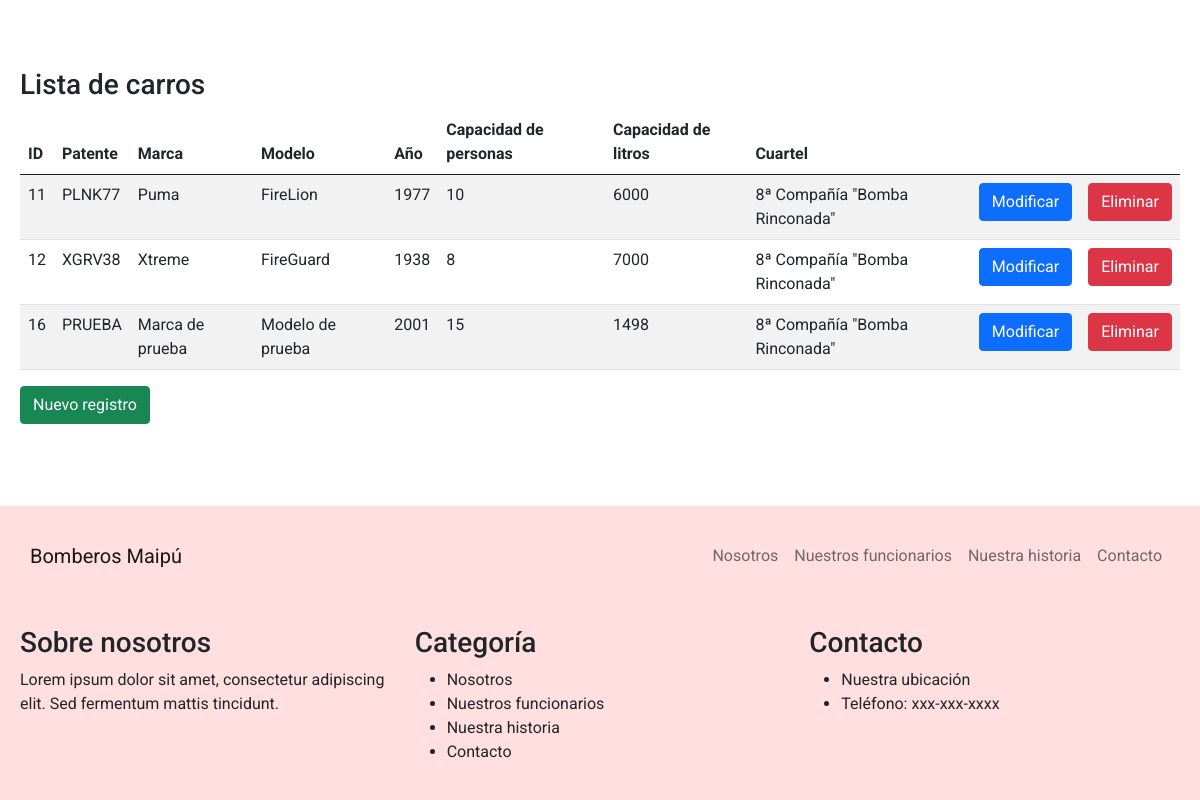
The page /lista_carros on the database its author committed.
### bomberos/models.py (models this page shows, shortened)
class Carro(models.Model):
    idCarro = models.AutoField(primary_key=True, verbose_name='ID Carro')
    patente = models.CharField(max_length=6, verbose_name='Patente')
    marca = models.CharField(max_length=20, verbose_name='Marca')
    modelo = models.CharField(max_length=20, null=True, blank=True, verbose_name='Modelo')
    anno = models.IntegerField(verbose_name='Año')
    capacidadPersonas = models.IntegerField(verbose_name='Capacidad personas')
    capacidadLitros = models.IntegerField(verbose_name='Capacidad Litros')
    cuartel = models.ForeignKey(Cuartel, on_delete=models.CASCADE, default=1)

class Cuartel(models.Model):
    idCuartel = models.AutoField(primary_key=True, verbose_name='ID')
    nombre = models.CharField(max_length=100, verbose_name='Nombre cuartel')
    direccion = models.CharField(max_length=100, null=True, blank=True, verbose_name='Direccion')
    comuna = models.ForeignKey(Comuna, on_delete=models.CASCADE)
    def __str__(self):
        return self.nombre

### bomberos/views.py (the view)
# urls.py: path('lista_carros',lista_carros,name="lista_carros"),
def lista_carros(request):
    carros = Carro.objects.all();
    for carro in carros:
        carro.cuartel.nombre = carro.cuartel.nombre
    return render(request, 'lista_carros.html', {'carros' : carros})

### bomberos/templates/lista_carros.html (shortened to what this page needs)
<!DOCTYPE html>
<html lang="es">
<head>
  <link rel="stylesheet" href="https://cdnjs.cloudflare.com/ajax/libs/bootstrap/5.0.2/css/bootstrap.min.css">
  <link rel="stylesheet" href="../static/css/style.css">
</head>
<body>
  <nav class="navbar navbar-expand-lg navbar-light bg-light">
    <div class="container">
      <a class="navbar-brand" href="#">Bomberos Maipú</a>
      <div class="collapse navbar-collapse" id="navbarNav">
        <ul class="navbar-nav ms-auto">
          <li class="nav-item">
            <a class="nav-link" href="#nosotros">Nosotros</a>
          </li>
          <li class="nav-item">
            <a class="nav-link" href="#funcionarios">Nuestros funcionarios</a>
          </li>
          <li class="nav-item">
            <a class="nav-link" href="#historia">Nuestra historia</a>
          </li>
          <li class="nav-item">
            <a class="nav-link" href="#contacto">Contacto</a>
          </li>
        </ul>
      </div>
    </div>
  </nav>
  <div class="container mt-5">
    <h3>Lista de carros</h3>
    <table class="table table-striped">
        <thead>
            <tr>
                <th>ID</th>
                <th>Patente</th>
                <th>Marca</th>
                <th>Modelo</th>
                <th>Año</th>
                <th>Capacidad de personas</th>
                <th>Capacidad de litros</th>
                <th>Cuartel</th>
                <th></th>
                <th></th>
            </tr>
        </thead>
        <tbody>
            {% for carro in carros %}
            <tr>
                <td>{{ carro.idCarro }}</td>
                <td>{{ carro.patente }}</td>
                <td>{{ carro.marca }}</td>
                <td>{{ carro.modelo }}</td>
                <td>{{ carro.anno }}</td>
                <td>{{ carro.capacidadPersonas }}</td>
                <td>{{ carro.capacidadLitros }}</td>
                <td>{{ carro.cuartel }}</td>
                <td><a href="{% url 'form_mod_carro' carro.idCarro %}" class="btn btn-primary">Modificar</a></td>
                <td><a href="{% url 'form_del_carro' carro.idCarro %}" class="btn btn-danger">Eliminar</a></td>
            </tr>
            {% endfor %}
        </tbody>
    </table>
    <a href="{% url 'form_carros' %}" class="btn btn-success">Nuevo registro</a>
    <p>&nbsp;</p>
</div>
  <footer class="bg-light">
    <div class="container">
      <div class="row">
        <div class="col-md-4">
          <h3>Sobre nosotros</h3>
          <p>Lorem ipsum dolor sit amet, consectetur adipiscing elit. Sed fermentum mattis tincidunt.</p>
        </div>
        <div class="col-md-4">
          <h3>Categoría</h3>
          <ul>
            <li>Nosotros</li>
            <li>Nuestros funcionarios</li>
            <li>Nuestra historia</li>
            <li>Contacto</li>
          </ul>
        </div>
        <div class="col-md-4">
          <h3>Contacto</h3>
          <ul>
            <li>Nuestra ubicación</li>
            <li>Teléfono: xxx-xxx-xxxx</li>
          </ul>
        </div>
      </div>
    </div>
  </footer>
</body>
</html>

### bomberos/static/css/style.css (style rules this page uses)
.bg-light { background-color: #FFDFDF !important; }
body { display: grid; grid-template-rows: 1fr auto; min-height: 100vh; margin: 0; padding: 0; font-family: 'Roboto', sans-serif; }
.container { grid-row: 1; padding: 20px; max-width: 1200px; margin: 0 auto; }
.navbar { top: 0; left: 0; width: 100%; background-color: #FFDFDF; padding: 10px; z-index: 999; }

### rows shown on the page
Carro: idCarro "11", patente "PLNK77", marca "Puma", modelo "FireLion", anno "1977", capacidadPersonas "10", capacidadLitros "6000", cuartel "8ª Compañía \"Bomba Rinconada\""
Carro: idCarro "12", patente "XGRV38", marca "Xtreme", modelo "FireGuard", anno "1938", capacidadPersonas "8", capacidadLitros "7000", cuartel "8ª Compañía \"Bomba Rinconada\""
Carro: idCarro "16", patente "PRUEBA", marca "Marca de prueba", modelo "Modelo de prueba", anno "2001", capacidadPersonas "15", capacidadLitros "1498", cuartel "8ª Compañía \"Bomba Rinconada\""
